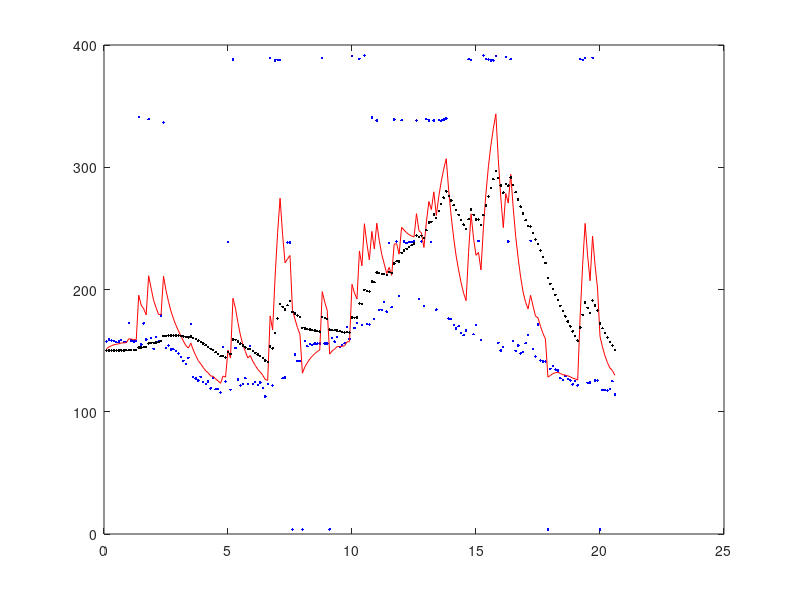

Reproduce this figure in MATLAB.
clc
clear
%close all
fid1 = fopen('data1.txt','rt');


raw=fscanf(fid1,'%f\n');
%raw=fscanf(fid2,'%f\n');
%filter=fscanf(fid3,'%f\n');
fclose(fid1);

%plot frequency figure
N=length(raw);% samples
Fs=10;%10Hz
Ts=0.1;
t=Ts*(1:N);
Y=fft(raw,N)/length(raw); 
f=Fs/2*linspace(0,1,N/2); 
plot(f,2*abs(Y(1:N/2))) 



%plot time domain raw data
%figure;
plot(t,raw,'b.');
hold on;

lf_data_0=150;
a=0.2;
for i=1:1:N
    
    if (i==1)
        lf_data(1)=(a)*raw(i)+(1-a)*lf_data_0;
    else    
        lf_data(i,:)=(a)*raw(i)+(1-a)*lf_data(i-1);
    end

end


hold on;
plot(t,lf_data,'r');
hold on;






%title('kp80ki5kd0.2_interpolation');axis([0 25 -0.5 3]);

X=[150;0];
P=[1 0;0 1];
F=[1 0.1;0 1];
Q=[0.1 0;0 0.1];
H=[1 0];
R=500;

for i=1:1:N
X_=F*X;
P_=F*P*F'+Q;
K=P_*H'/(H*P_*H'+R);
X=X_+K*(raw(i)-H*X_);
P=(eye(2)-K*H)*P_;
kalman(i,1)=X(1);
end


plot(t,kalman,'k.');
